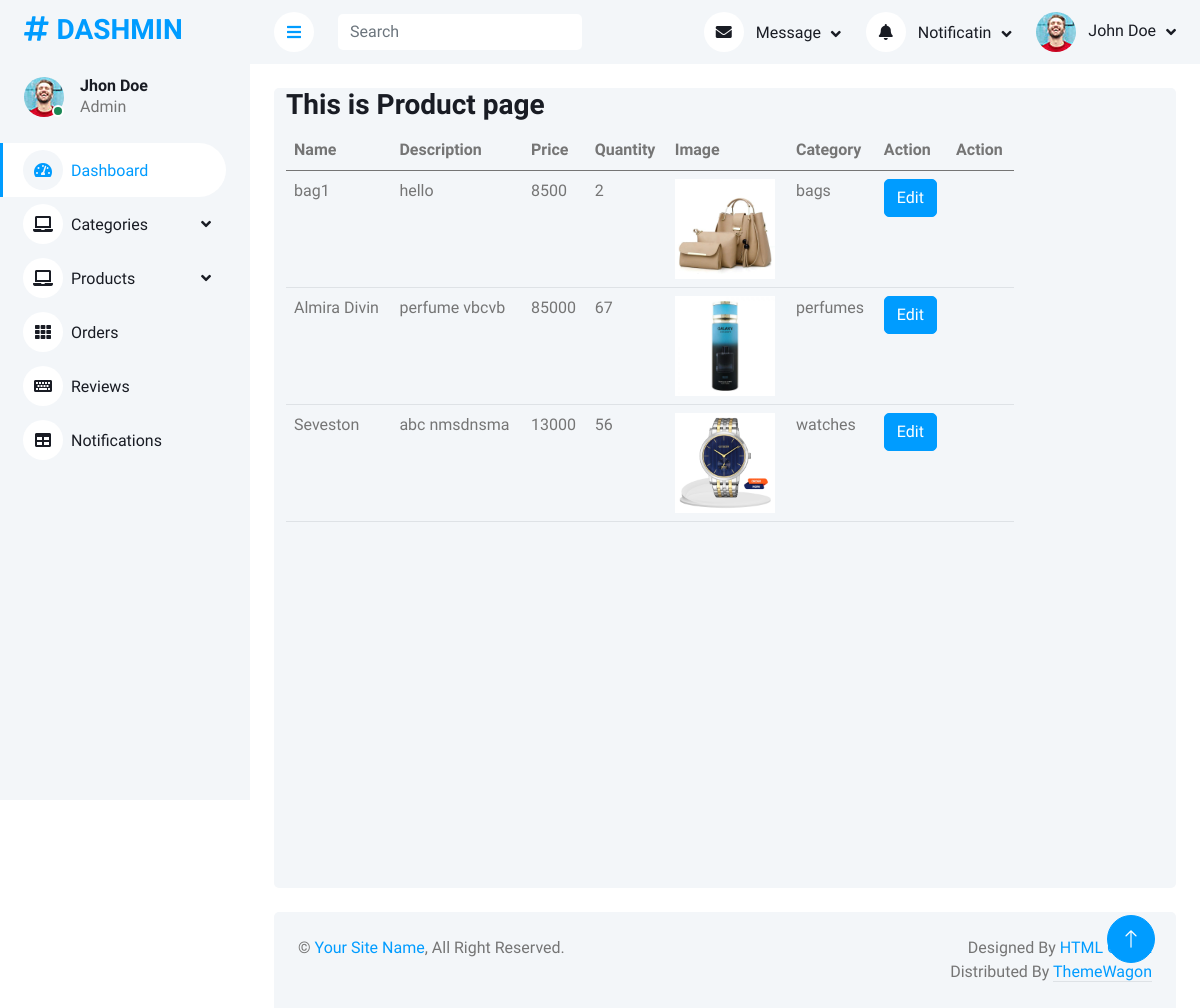
The app's page /adminPanel/viewProduct.php with its own data.
### tables this page shows
CREATE TABLE `products` (
  `id` int(11) NOT NULL,
  `name` varchar(200) NOT NULL,
  `des` varchar(200) NOT NULL,
  `price` int(11) NOT NULL,
  `qty` int(11) NOT NULL,
  `image` varchar(400) NOT NULL,
  `c_id` int(11) NOT NULL
);

CREATE TABLE `categories` (
  `id` int(11) NOT NULL,
  `name` varchar(299) NOT NULL,
  `des` varchar(300) NOT NULL,
  `image` varchar(300) NOT NULL
);

### adminPanel/viewProduct.php (the view)
<?php
include('query.php');
include('header.php');
?>
  <div class="container-fluid pt-4 px-4">
                <div class="row vh-100 bg-light rounded  mx-0">
                    <div class="col-md-10">
                        <h3>This is Product page</h3>
                        <table class="table">
                            <thead>
                                <tr>
                                    <th>Name</th>
                                    <th>Description</th>
                                    <th>Price</th>
                                    <th>Quantity</th>
                                    <th>Image</th>
                                    <th>Category</th>
                                    <th>Action</th>
                                    <th>Action</th>
                                </tr>
                            </thead>
                            <tbody>
                                <?php
                                $query = $pdo->query("SELECT categories.name as 'categoryName' , products.*
                                FROM products
                                JOIN
                                categories
                                ON
                                categories.id = products.c_id");
                                $allproducts = $query->fetchAll(PDO::FETCH_ASSOC);
                                foreach($allproducts as $product){
                                ?>
                                <tr>
                                    <td><?php echo $product['name']?></td>
                                    <td><?php echo $product['des']?></td>
                                    <td><?php echo $product['price']?></td>
                                    <td><?php echo $product['qty']?></td>
                                    <td><img height="100px" src="img/<?php echo $product['image']?>" alt=""></td>
                                    <td><?php echo $product['categoryName']?></td>
                                    <td><a href="editProduct.php?id=<?php echo $product['id'] ?>" class="btn btn-primary">Edit</a></td>
                                    <td></td>
                                </tr>
                               <?php
                               }
                               ?>
                            </tbody>
                        </table>
                    </div>
                </div>
            </div>
<?php
include('footer.php');
?>

### adminPanel/header.php (shortened to what this page needs)
<!DOCTYPE html>
<html lang="en">
<head>
    <link href="https://cdnjs.cloudflare.com/ajax/libs/font-awesome/5.10.0/css/all.min.css" rel="stylesheet">
    <link href="https://cdn.jsdelivr.net/npm/bootstrap-icons@1.4.1/font/bootstrap-icons.css" rel="stylesheet">
    <link href="lib/owlcarousel/assets/owl.carousel.min.css" rel="stylesheet">
    <link href="lib/tempusdominus/css/tempusdominus-bootstrap-4.min.css" rel="stylesheet" />
    <link href="css/bootstrap.min.css" rel="stylesheet">
    <link href="css/style.css" rel="stylesheet">
</head>
<body>
    <div class="container-xxl position-relative bg-white d-flex p-0">
        <div class="sidebar pe-4 pb-3">
            <nav class="navbar bg-light navbar-light">
                <a href="index.html" class="navbar-brand mx-4 mb-3">
                    <h3 class="text-primary"><i class="fa fa-hashtag me-2"></i>DASHMIN</h3>
                </a>
                <div class="d-flex align-items-center ms-4 mb-4">
                    <div class="position-relative">
                        <img class="rounded-circle" src="img/user.jpg" alt="" style="width: 40px; height: 40px;">
                        <div class="bg-success rounded-circle border border-2 border-white position-absolute end-0 bottom-0 p-1"></div>
                    </div>
                    <div class="ms-3">
                        <h6 class="mb-0">Jhon Doe</h6>
                        <span>Admin</span>
                    </div>
                </div>
                <div class="navbar-nav w-100">
                    <a href="index.php" class="nav-item nav-link active"><i class="fa fa-tachometer-alt me-2"></i>Dashboard</a>
                    <div class="nav-item dropdown">
                        <a href="#" class="nav-link dropdown-toggle" data-bs-toggle="dropdown"><i class="fa fa-laptop me-2"></i>Categories</a>
                    </div>
                    <div class="nav-item dropdown">
                        <a href="#" class="nav-link dropdown-toggle" data-bs-toggle="dropdown"><i class="fa fa-laptop me-2"></i>Products</a>
                    </div>
                    <a href="orders.php" class="nav-item nav-link"><i class="fa fa-th me-2"></i>Orders</a>
                    <a href="reviews.php" class="nav-item nav-link"><i class="fa fa-keyboard me-2"></i>Reviews</a>
                    <a href="reviews.php" class="nav-item nav-link"><i class="fa fa-table me-2"></i>Notifications</a>
                </div>
            </nav>
        </div>
        <div class="content">
            <nav class="navbar navbar-expand bg-light navbar-light sticky-top px-4 py-0">
                <a href="#" class="sidebar-toggler flex-shrink-0">
                    <i class="fa fa-bars"></i>
                </a>
                <form class="d-none d-md-flex ms-4">
                    <input class="form-control border-0" type="search" placeholder="Search">
                </form>
                <div class="navbar-nav align-items-center ms-auto">
                    <div class="nav-item dropdown">
                        <a href="#" class="nav-link dropdown-toggle" data-bs-toggle="dropdown">
                            <i class="fa fa-envelope me-lg-2"></i>
                            <span class="d-none d-lg-inline-flex">Message</span>
                        </a>
                    </div>
                    <div class="nav-item dropdown">
                        <a href="#" class="nav-link dropdown-toggle" data-bs-toggle="dropdown">
                            <i class="fa fa-bell me-lg-2"></i>
                            <span class="d-none d-lg-inline-flex">Notificatin</span>
                        </a>
                    </div>
                    <div class="nav-item dropdown">
                        <a href="#" class="nav-link dropdown-toggle" data-bs-toggle="dropdown">
                            <img class="rounded-circle me-lg-2" src="img/user.jpg" alt="" style="width: 40px; height: 40px;">
                            <span class="d-none d-lg-inline-flex">John Doe</span>
                        </a>
                    </div>
                </div>
            </nav>

### adminPanel/footer.php (shortened to what this page needs)
   <div class="container-fluid pt-4 px-4">
                <div class="bg-light rounded-top p-4">
                    <div class="row">
                        <div class="col-12 col-sm-6 text-center text-sm-start">
                            &copy; <a href="#">Your Site Name</a>, All Right Reserved.
                        </div>
                        <div class="col-12 col-sm-6 text-center text-sm-end">
                            Designed By <a href="https://htmlcodex.com">HTML Codex</a>
                        Distributed By <a class="border-bottom" href="https://themewagon.com" target="_blank">ThemeWagon</a>
                        </div>
                    </div>
                </div>
            </div>
        </div>
        <a href="#" class="btn btn-lg btn-primary btn-lg-square back-to-top"><i class="bi bi-arrow-up"></i></a>
    </div>
</body>
</html>

### adminPanel/css/style.css (style rules this page uses)
:root { --primary: #009CFF; --light: #F3F6F9; --dark: #191C24; }
.back-to-top { position: fixed; display: none; right: 45px; bottom: 45px; z-index: 99; }
.btn { transition: .5s; }
.btn.btn-primary { color: #FFFFFF; }
.btn-lg-square { width: 48px; height: 48px; }
.btn-square, .btn-sm-square, .btn-lg-square { padding: 0; display: inline-flex; align-items: center; justify-content: center; font-weight: normal; border-radius: 50px; }
.sidebar { position: fixed; top: 0; left: 0; bottom: 0; width: 250px; height: 100vh; overflow-y: auto; background: var(--light); transition: 0.5s; z-index: 999; }
.content { margin-left: 250px; min-height: 100vh; background: #FFFFFF; transition: 0.5s; }
@media (min-width: 992px) { .sidebar { margin-left: 0; } }
@media (min-width: 992px) { .content { width: calc(100% - 250px); } }
.sidebar .navbar .navbar-nav .nav-link { padding: 7px 20px; color: var(--dark); font-weight: 500; border-left: 3px solid var(--light); border-radius: 0 30px 30px 0; outline: none; }
.sidebar .navbar .navbar-nav .nav-link:hover, .sidebar .navbar .navbar-nav .nav-link.active { color: var(--primary); background: #FFFFFF; border-color: var(--primary); }
.sidebar .navbar .navbar-nav .nav-link i { width: 40px; height: 40px; display: inline-flex; align-items: center; justify-content: center; background: #FFFFFF; border-radius: 40px; }
.sidebar .navbar .navbar-nav .nav-link:hover i, .sidebar .navbar .navbar-nav .nav-link.active i { background: var(--light); }
.sidebar .navbar .dropdown-toggle::after { position: absolute; top: 15px; right: 15px; border: none; content: "\f107"; font-family: "Font Awesome 5 Free"; font-weight: 900; transition: .5s; }
.content .navbar .navbar-nav .nav-link { margin-left: 25px; padding: 12px 0; color: var(--dark); outline: none; }
.content .navbar .sidebar-toggler, .content .navbar .navbar-nav .nav-link i { width: 40px; height: 40px; display: inline-flex; align-items: center; justify-content: center; background: #FFFFFF; border-radius: 40px; }
.content .navbar .dropdown-toggle::after { margin-left: 6px; vertical-align: middle; border: none; content: "\f107"; font-family: "Font Awesome 5 Free"; font-weight: 900; transition: .5s; }

### records on screen
products: name "bag1", des "hello", price "8500", qty "2", image (picture), categories.name "bags"
products: name "Almira Divin", des "perfume vbcvb", price "85000", qty "67", image (picture), categories.name "perfumes"
products: name "Seveston", des "abc nmsdnsma", price "13000", qty "56", image (picture), categories.name "watches"
